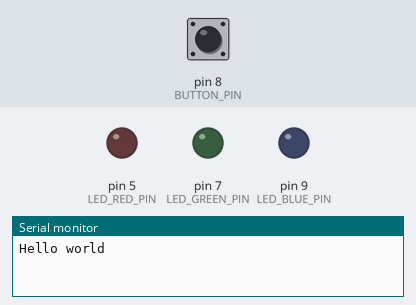
The program below on a simulated Teensy 4. Parts: output pins drawn as LEDs (lit = HIGH), the last lines printed to the serial monitor. Dashed ring = blinking. The test bench sets the inputs (shaded band); at power-on: pin 8 (BUTTON_PIN) LOW. Random numbers use the default seed unless the program sets one.

Above: at 2.2 s.
2.3 s: pin 8 (BUTTON_PIN) pulled HIGH for 0.15 s
At 5.1 s:
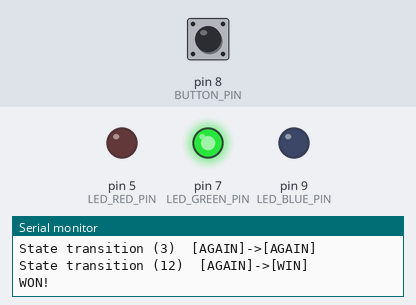
5.3 s: pin 8 (BUTTON_PIN) pulled HIGH for 1 s
At 6.38 s:
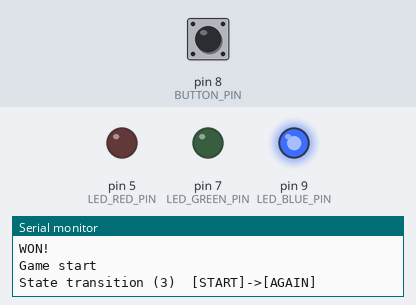
7.9 s: pin 8 (BUTTON_PIN) pulled HIGH for 0.15 s
At 8.3 s:
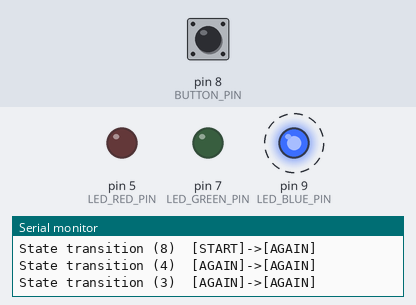
10.9 s: pin 8 (BUTTON_PIN) pulsed HIGH 2 times (0.12 s each, 0.3 s apart)
At 13.4 s:
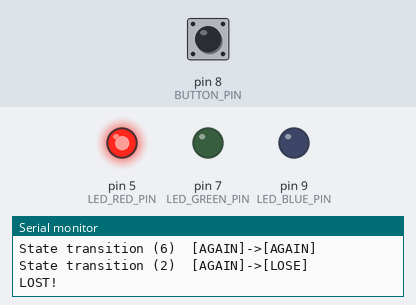
Timing chart, 0 to 14.9 s (numbered marks = the images above; inputs shaded):
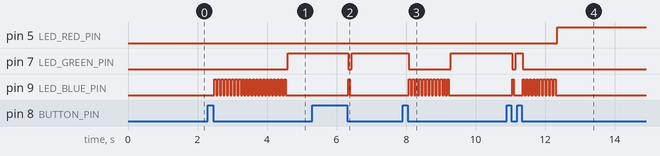

Measured:
- after the input at 2.3 s, pin 7 (LED_GREEN_PIN): LOW → HIGH after 2.3 s; pin 9 (LED_BLUE_PIN): alternates HIGH for 0.05 s and LOW for 0.05 s, 42 changes in all, then stays LOW, starting after 0.18 s
- after the input at 5.3 s, pin 7 (LED_GREEN_PIN): HIGH → LOW after 1.0 s, → HIGH 0.10 s later; pin 9 (LED_BLUE_PIN): LOW → HIGH after 1.0 s, → LOW 0.05 s later
- after the input at 7.9 s, pin 7 (LED_GREEN_PIN): HIGH → LOW after 0.18 s, → HIGH 1.2 s later; pin 9 (LED_BLUE_PIN): alternates HIGH for 0.05 s and LOW for 0.05 s, 24 changes in all, then stays LOW, starting after 0.18 s
- after the input at 10.9 s, pin 5 (LED_RED_PIN): LOW → HIGH after 1.5 s; pin 7 (LED_GREEN_PIN): HIGH → LOW after 0.15 s, → HIGH 0.10 s later, → LOW 0.20 s later; pin 9 (LED_BLUE_PIN): goes HIGH 0.05 s, LOW 0.25 s, 9 × (HIGH 0.05 s, LOW 0.05 s), HIGH 0.05 s, then LOW, starting after 0.15 s

The program:

main.cpp
```cpp
// ======================================
// Filename:
//   main.cpp
//
// Product or product-subsystem:
//   State machine test
//
// Original author:
//   Luke van Luijn
//
// Description:
//   main application
// ======================================

#include <Arduino.h>

#include "Game.h"
#include "Switch.h"

#include "ConcreteStates.h"
#include "config.h"

Device::Switch button(BUTTON_PIN);

void RunGame();

void setup()
{
    Serial.begin(9600);
    delay(1000);

    Serial.println("Hello world");
}
void loop()
{
  RunGame();
}

void RunGame()
{
    while (!button.Trigger())
    {
        // wait for user..
        delay(20);
    }

    Serial.println("Game start");

    Game game;
    game.Play();
    String won = "WIN", lost = "LOSE";
    for (;;)
    {
        game.HandleEventList();
        if (game.GetCurrentState()->GetName().equals(won))
        {
            Serial.println("WON!");
            break;
        }
        else if (game.GetCurrentState()->GetName().equals(lost))
        {
            Serial.println("LOST!");
            break;
        }
    }
}
```

ConcreteStates.h
```cpp
// ======================================
// Filename:
//   ConcreteStates.h
//
// Product or product-subsystem:
//   State machine test
//
// Original author:
//   Luke van Luijn
//
// Description:
//   Concrete states.
// ======================================

#ifndef ROBOX_STATE_MACHINE_TEST_CONCRETE_STATES
#define ROBOX_STATE_MACHINE_TEST_CONCRETE_STATES

#include <Arduino.h>

#include "Game.h"
#include "State.h"

using StateMachine::Context;
using StateMachine::Event;

class GameState : public StateMachine::State
{
public:
    ~GameState() override = default;

protected:
    GameState(Game& game, String name) : State(name), m_game(game)
    {
    }

protected:
    Game& m_game;
};

class StartState : public GameState
{
public:
    explicit StartState(Game& game) : GameState(game, "START")
    {
    }
    ~StartState() override = default;

    bool HandleEvent(const Event& event, Context& context) override;
    void EntryAction() override;
    void DoActivity() override;
    void ExitAction() override;
};

class WinState : public GameState
{
public:
    explicit WinState(Game& game) : GameState(game, "WIN")
    {
    }
    ~WinState() override = default;

    bool HandleEvent(const Event& event, Context& context) override;
    void EntryAction() override;
    void DoActivity() override;
    void ExitAction() override;
};

class LoseState : public GameState
{
public:
    explicit LoseState(Game& game) : GameState(game, "LOSE")
    {
    }
    ~LoseState() override = default;

    bool HandleEvent(const Event& event, Context& context) override;
    void EntryAction() override;
    void DoActivity() override;
    void ExitAction() override;
};

class AgainState : public GameState
{
public:
    explicit AgainState(Game& game) : GameState(game, "AGAIN")
    {
    }
    ~AgainState() override = default;

    bool HandleEvent(const Event& event, Context& context) override;
    void EntryAction() override;
    void DoActivity() override;
    void ExitAction() override;
};

#endif// ROBOX_STATE_MACHINE_TEST_CONCRETE_STATES
```

Dice.h
```cpp
// ======================================
// Filename:
//   Dice.h
//
// Product or product-subsystem:
//   State machine test
//
// Original author:
//   Luke van Luijn
//
// Description:
//   Dice, can be thrown.
// ======================================

#ifndef ROBOX_STATE_MACHINE_TEST_DICE_H
#define ROBOX_STATE_MACHINE_TEST_DICE_H

#include <Arduino.h>

class Dice
{
public:
	explicit Dice(uint8_t nrOfSides = 6);
	Dice(const Dice& other) = delete;
	virtual ~Dice();

	/**
	 * @brief Roll dice.
	 *
	 */
	void Roll();
	/**
	 * @brief Get the amount of sides of this die.
	 *
	 * @return uint8_t Amount of sides.
	 */
	uint8_t GetSides() const;
	/**
	 * @brief Get the generated result of dice throw.
	 *
	 * @return uint8_t Generated value.
	 */
	uint8_t GetValue() const;

	Dice& operator=(const Dice& rhs) = delete;
	bool operator==(const Dice& rhs) const;
	bool operator==(uint8_t rhs) const;
	bool operator!=(const Dice& rhs) const;
	bool operator!=(uint8_t rhs) const;
	uint64_t operator+(const Dice& rhs) const;
	uint64_t operator+(uint64_t rhs) const;

private:
	uint8_t m_sides;
	uint8_t m_value;
};

bool operator==(uint8_t lhs, const Dice& rhs);
bool operator!=(uint8_t lhs, const Dice& rhs);
uint64_t operator+(uint64_t lhs, const Dice& rhs);

#endif // ROBOX_STATE_MACHINE_TEST_DICE_H
```

Game.h
```cpp
// ======================================
// Filename:
//   Game.h
//
// Product or product-subsystem:
//   State machine test
//
// Original author:
//   Luke van Luijn
//
// Description:
//   Game instance.
// ======================================

#ifndef ROBOX_STATE_MACHINE_TEST_GAME_H
#define ROBOX_STATE_MACHINE_TEST_GAME_H

#include "Context.h"
#include "Dice.h"

class Game : public StateMachine::Context
{
public:
    Game() = default;
    ~Game() override = default;

    /**
     * @brief Start the game.
     *
     */
    void Play();
    /**
     * @brief Trigger dice objects to generate a number.
     *
     */
    void ThrowDice();

private:
    Dice m_diceA, m_diceB;
};

#endif// ROBOX_STATE_MACHINE_TEST_GAME_H
```

ConcreteStates.cpp
```cpp
// ======================================
// Filename:
//   ConcreteStates.cpp
//
// Product or product-subsystem:
//   State machine test
//
// Original author:
//   Luke van Luijn
//
// Description:
//   Concrete states.
// ======================================

#include "ConcreteStates.h"
#include "LED.h"
#include "Logger.h"
#include "config.h"

#include <memory>

namespace
{
    Device::LED LEDRed(5);
    Device::LED LEDGreen(7);
    Device::LED LEDBlue(9);
}// namespace

// ===========================================================
//                         STATE START
// ===========================================================
bool StartState::HandleEvent(const Event& event, Context& context)
{
    if (event.GetId() == 2)
    {
        Utils::Logger::PrintTransition(event.GetId(), "START", "LOSE");

        auto state = std::make_shared<LoseState>(m_game);
        context.SetCurrentState(state);
        return true;
    }
    else if (event.GetId() == 12)
    {
        Utils::Logger::PrintTransition(event.GetId(), "START", "WIN");

        auto state = std::make_shared<WinState>(m_game);
        context.SetCurrentState(state);
        return true;
    }
    else
    {
        Utils::Logger::PrintTransition(event.GetId(), "START", "AGAIN");

        auto state = std::make_shared<AgainState>(m_game);
        context.SetCurrentState(state);
        return true;
    }
}
void StartState::EntryAction()
{
    LEDRed.On();
    LEDGreen.On();
    LEDBlue.On();
}
void StartState::DoActivity()
{
    m_game.ThrowDice();
}
void StartState::ExitAction()
{
    LEDRed.Off();
    LEDGreen.Off();
    LEDBlue.Off();
}
// ===========================================================
//                         STATE WIN
// ===========================================================
bool WinState::HandleEvent(const Event& event, Context& context)
{
    (void) event;
    (void) context;
    return true;
}
void WinState::EntryAction()
{
    LEDGreen.On();
}
void WinState::DoActivity()
{
}
void WinState::ExitAction()
{
    LEDGreen.Off();
}
// ===========================================================
//                         STATE LOSE
// ===========================================================
bool LoseState::HandleEvent(const Event& event, Context& context)
{
    (void) event;
    (void) context;
    return true;
}
void LoseState::EntryAction()
{
    LEDRed.On();
}
void LoseState::DoActivity()
{
}
void LoseState::ExitAction()
{
    LEDRed.Off();
}
// ===========================================================
//                         STATE AGAIN
// ===========================================================
bool AgainState::HandleEvent(const Event& event, Context& context)
{
    if (event.GetId() == 2)
    {
        Utils::Logger::PrintTransition(event.GetId(), "AGAIN", "LOSE");

        auto state = std::make_shared<LoseState>(m_game);
        context.SetCurrentState(state);
        return true;
    }
    else if (event.GetId() == 12)
    {
        Utils::Logger::PrintTransition(event.GetId(), "AGAIN", "WIN");

        auto state = std::make_shared<WinState>(m_game);
        context.SetCurrentState(state);
        return true;
    }
    else
    {
        Utils::Logger::PrintTransition(event.GetId(), "AGAIN", "AGAIN");

        auto state = std::make_shared<AgainState>(m_game);
        context.SetCurrentState(state);
        return true;
    }
}
void AgainState::EntryAction()
{
}
void AgainState::DoActivity()
{
    LEDBlue.On();
    delay(GLOBAL_DELAY/2);
    LEDBlue.Off();
    delay(GLOBAL_DELAY/2);

    m_game.ThrowDice();
}
void AgainState::ExitAction()
{
}
```

Dice.cpp
```cpp
// ======================================
// Filename:
//   Dice.cpp
//
// Product or product-subsystem:
//   State machine test
//
// Original author:
//   Luke van Luijn
//
// Description:
//   Dice, can be thrown.
// ======================================

#include "Dice.h"
#include "Entropy.h"

Dice::Dice(const uint8_t nrOfSides) : m_sides(nrOfSides), m_value(0)
{
    Entropy.Initialize();
    Roll();
}

Dice::~Dice()
{
}

void Dice::Roll()
{
    m_value = Entropy.random(1, m_sides + 1);
}

uint8_t Dice::GetSides() const
{
    return m_sides;
}

uint8_t Dice::GetValue() const
{
    return m_value;
}

bool Dice::operator==(const Dice& rhs) const
{
    return m_value == rhs.m_value;
}

bool Dice::operator==(uint8_t rhs) const
{
    return m_value == rhs;
}

bool Dice::operator!=(const Dice& rhs) const
{
    return !operator==(rhs);
}

bool Dice::operator!=(uint8_t rhs) const
{
    return !operator==(rhs);
}

uint64_t Dice::operator+(const Dice& rhs) const
{
    return m_value + rhs.m_value;
}

uint64_t Dice::operator+(uint64_t rhs) const
{
    return this->m_value + rhs;
}
bool operator==(uint8_t lhs, const Dice& rhs)
{
    return rhs.operator==(lhs);
}
bool operator!=(uint8_t lhs, const Dice& rhs)
{
    return rhs.operator!=(lhs);
}
uint64_t operator+(uint64_t lhs, const Dice& rhs)
{
    return rhs.GetValue() + lhs;
}
```

Game.cpp
```cpp
// ======================================
// Filename:
//   Game.cpp
//
// Product or product-subsystem:
//   State machine test
//
// Original author:
//   Luke van Luijn
//
// Description:
//   Game instance.
// ======================================

#include "Game.h"
#include "ConcreteStates.h"

void Game::Play()
{
    auto start = std::make_shared<StartState>(*this);
    SetCurrentState(start);
}

void Game::ThrowDice()
{
    m_diceA.Roll();
    m_diceB.Roll();

    StateMachine::Event event(static_cast<uint16_t>(m_diceA + m_diceB), 0);
    ScheduleEvent(event);
}
```

config.h
```cpp
// ======================================
// Filename:
//   config.h
//
// Product or product-subsystem:
//   State machine test
//
// Original author:
//   Luke van Luijn
//
// Description:
//   contains global configuration
// ======================================

#ifndef ROBOX_STATE_MACHINE_TEST_CONFIG
#define ROBOX_STATE_MACHINE_TEST_CONFIG

#define GLOBAL_DELAY 100

#define BUTTON_PIN 8
#define LED_RED_PIN 5
#define LED_GREEN_PIN 7
#define LED_BLUE_PIN 9

#endif//ROBOX_STATE_MACHINE_TEST_CONFIG
```
